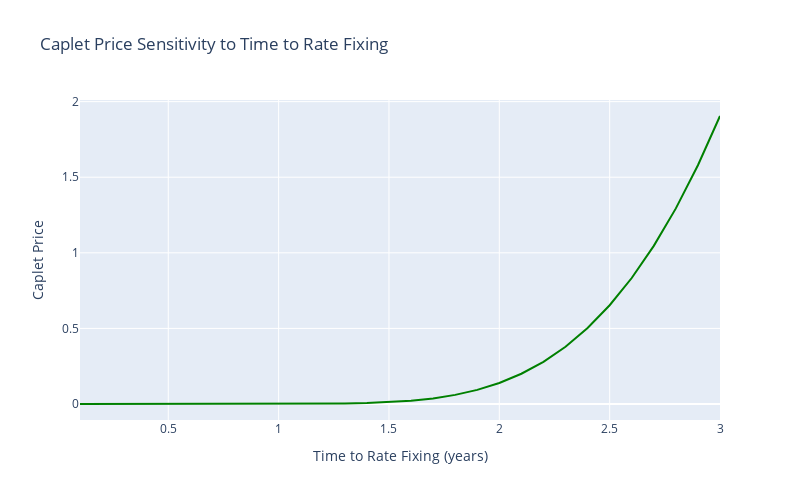

Notebook cell for this chart:
### Code cell
# Analyze sensitivity to time to rate fixing
fixing_times = np.linspace(0.1, 3.0, 30)  # 0.1 to 3 years
prices_analytical = []

for t in fixing_times:
    prices_analytical.append(caplet_price_analytical(
        F, K, sigma, t, tau, discount_factor, notional
    ))

# Create plot
fig = go.Figure()
fig.add_trace(go.Scatter(
    x=fixing_times,
    y=prices_analytical,
    mode='lines',
    name='Analytical',
    line=dict(color='green', width=2)
))

fig.update_layout(
    title="Caplet Price Sensitivity to Time to Rate Fixing",
    xaxis_title="Time to Rate Fixing (years)",
    yaxis_title="Caplet Price",
    width=800,
    height=500
)

fig.show()

### Figure 1 — Plotly figure (JSON) as saved in the notebook; plotly's stock layout.template omitted (floating-point values rounded to 4 significant figures)
{"data": [{"line": {"color": "green", "width": 2}, "mode": "lines", "name": "Analytical", "type": "scatter", "x": [0.1, 0.2, 0.3, 0.4, 0.5, 0.6, 0.7, 0.8, 0.9, 1.0, 1.1, 1.2, 1.3, 1.4, 1.5, 1.6, 1.7, 1.8, 1.9, 2, 2.1, 2.2, 2.3, 2.4, 2.5, 2.6, 2.7, 2.8, 2.9, 3], "y": [4.998e-55, 1.944e-27, 3.943e-18, 2.006e-13, 1.437e-10, 1.206e-08, 2.949e-07, 3.325e-06, 2.229e-05, 0.0001037, 0.0003693, 0.001075, 0.002676, 0.00589, 0.01174, 0.02159, 0.03712, 0.06034, 0.09353, 0.1392, 0.2001, 0.279, 0.3789, 0.5026, 0.6532, 0.8334, 1.046, 1.294, 1.579, 1.905]}], "layout": {"height": 500, "title": {"text": "Caplet Price Sensitivity to Time to Rate Fixing"}, "width": 800, "xaxis": {"title": {"text": "Time to Rate Fixing (years)"}}, "yaxis": {"title": {"text": "Caplet Price"}}}}
